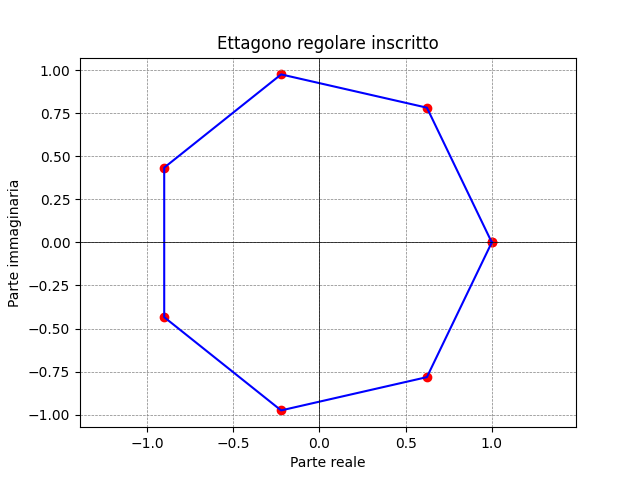

Recreate this plot in Python.
import numpy as np
import matplotlib.pyplot as plt

# Calcola le radici z_k
n_vertices = 7
angles = np.linspace(0, 2 * np.pi, n_vertices, endpoint=False)
z_k = np.exp(1j * angles)

# Estrarre le coordinate x e y dei vertici
x_vertices = np.real(z_k)
y_vertices = np.imag(z_k)

# Aggiungi il primo vertice all'inizio per chiudere il poligono
x_vertices = np.append(x_vertices, x_vertices[0])
y_vertices = np.append(y_vertices, y_vertices[0])

# Visualizza il poligono (ettagono)
plt.plot(x_vertices, y_vertices, 'b-')
plt.scatter(x_vertices, y_vertices, color='red')
plt.axhline(0, color='black',linewidth=0.5)
plt.axvline(0, color='black',linewidth=0.5)
plt.grid(color = 'gray', linestyle = '--', linewidth = 0.5)
plt.xlabel('Parte reale')
plt.ylabel('Parte immaginaria')
plt.title('Ettagono regolare inscritto')
plt.axis('equal')
plt.show()
